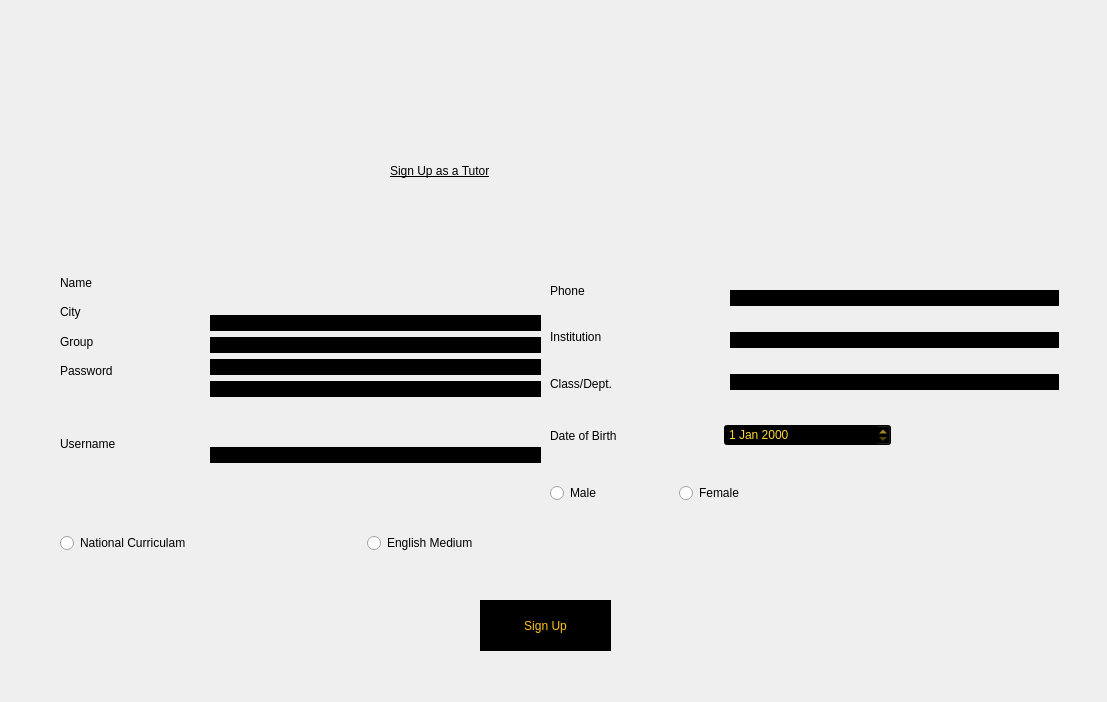
<?xml version="1.0" encoding="UTF-8"?>
<ui version="4.0">
 <class>tutorsignup</class>
 <widget class="QDialog" name="tutorsignup">
  <property name="geometry">
   <rect>
    <x>0</x>
    <y>0</y>
    <width>1107</width>
    <height>702</height>
   </rect>
  </property>
  <property name="windowTitle">
   <string>Signup</string>
  </property>
  <property name="styleSheet">
   <string notr="true">*{background-image: url(:/img/img/1772226 (1).jpg);}
QMessageBox{
    font: 87 10pt &quot;Segoe UI Black&quot;;
}
QPushButton:pressed{
	background-color: rgb(255, 212, 39);
   border-radius:6px;
}</string>
  </property>
  <widget class="QLabel" name="label">
   <property name="geometry">
    <rect>
     <x>390</x>
     <y>150</y>
     <width>281</width>
     <height>41</height>
    </rect>
   </property>
   <property name="styleSheet">
    <string notr="true">font: 87 10pt &quot;Segoe UI Black&quot;;
text-decoration: underline;
font:87 15pt &quot;Segoe UI Black&quot;;</string>
   </property>
   <property name="text">
    <string>Sign Up as a Tutor</string>
   </property>
  </widget>
  <widget class="QWidget" name="layoutWidget">
   <property name="geometry">
    <rect>
     <x>730</x>
     <y>270</y>
     <width>329</width>
     <height>140</height>
    </rect>
   </property>
   <layout class="QVBoxLayout" name="verticalLayout_2">
    <item>
     <widget class="QLineEdit" name="lineEdit_phone">
      <property name="styleSheet">
       <string notr="true">*{
background:black;
color:rgb(255, 197, 20);
font: 87 15pt &quot;Segoe UI Black&quot;;
border:black;
}</string>
      </property>
     </widget>
    </item>
    <item>
     <widget class="QLineEdit" name="lineEdit_inst">
      <property name="styleSheet">
       <string notr="true">*{
background:black;
color:rgb(255, 197, 20);
font: 87 15pt &quot;Segoe UI Black&quot;;
border:black;
}</string>
      </property>
     </widget>
    </item>
    <item>
     <widget class="QLineEdit" name="lineEdit_class">
      <property name="styleSheet">
       <string notr="true">*{
background:black;
color:rgb(255, 197, 20);
font: 87 15pt &quot;Segoe UI Black&quot;;
border:black;
}</string>
      </property>
     </widget>
    </item>
   </layout>
  </widget>
  <widget class="QPushButton" name="pushButton_signup">
   <property name="geometry">
    <rect>
     <x>480</x>
     <y>600</y>
     <width>131</width>
     <height>51</height>
    </rect>
   </property>
   <property name="styleSheet">
    <string notr="true">QPushButton
{
background:black;
color:rgb(255, 197, 20);
font: 87 13pt &quot;Segoe UI Black&quot;;
border:black;
}
QPushButton:pressed{
	
	background-color: rgb(255, 170, 0);
   border-radius:6px;
}
QPushButton:hover{
	
	background-color:rgb(170, 0, 0);
   border-radius:6px;
}
</string>
   </property>
   <property name="text">
    <string>Sign Up</string>
   </property>
  </widget>
  <widget class="QLabel" name="label_3">
   <property name="geometry">
    <rect>
     <x>420</x>
     <y>10</y>
     <width>201</width>
     <height>101</height>
    </rect>
   </property>
   <property name="text">
    <string/>
   </property>
   <property name="pixmap">
    <pixmap resource="resources.qrc">:/img/img/icon.png</pixmap>
   </property>
  </widget>
  <widget class="QWidget" name="layoutWidget">
   <property name="geometry">
    <rect>
     <x>550</x>
     <y>270</y>
     <width>172</width>
     <height>134</height>
    </rect>
   </property>
   <layout class="QVBoxLayout" name="verticalLayout_3">
    <item>
     <widget class="QLabel" name="label_phone">
      <property name="styleSheet">
       <string notr="true">font: 87 15pt &quot;Segoe UI Black&quot;;</string>
      </property>
      <property name="text">
       <string>Phone</string>
      </property>
     </widget>
    </item>
    <item>
     <widget class="QLabel" name="label_ins">
      <property name="styleSheet">
       <string notr="true">font: 87 15pt &quot;Segoe UI Black&quot;;</string>
      </property>
      <property name="text">
       <string>Institution</string>
      </property>
     </widget>
    </item>
    <item>
     <widget class="QLabel" name="label_class">
      <property name="styleSheet">
       <string notr="true">font: 87 15pt &quot;Segoe UI Black&quot;;</string>
      </property>
      <property name="text">
       <string>Class/Dept.</string>
      </property>
     </widget>
    </item>
   </layout>
  </widget>
  <widget class="QWidget" name="layoutWidget">
   <property name="geometry">
    <rect>
     <x>550</x>
     <y>470</y>
     <width>252</width>
     <height>46</height>
    </rect>
   </property>
   <layout class="QHBoxLayout" name="horizontalLayout">
    <item>
     <widget class="QRadioButton" name="radioButton">
      <property name="styleSheet">
       <string notr="true">font: 87 15pt &quot;Segoe UI Black&quot;;</string>
      </property>
      <property name="text">
       <string>Male</string>
      </property>
     </widget>
    </item>
    <item>
     <widget class="QRadioButton" name="radioButton_2">
      <property name="styleSheet">
       <string notr="true">font: 87 15pt &quot;Segoe UI Black&quot;;</string>
      </property>
      <property name="text">
       <string>Female</string>
      </property>
     </widget>
    </item>
   </layout>
  </widget>
  <widget class="QWidget" name="layoutWidget">
   <property name="geometry">
    <rect>
     <x>550</x>
     <y>410</y>
     <width>341</width>
     <height>51</height>
    </rect>
   </property>
   <layout class="QHBoxLayout" name="horizontalLayout_2">
    <item>
     <widget class="QLabel" name="label_2">
      <property name="styleSheet">
       <string notr="true">font: 87 15pt &quot;Segoe UI Black&quot;;</string>
      </property>
      <property name="text">
       <string>Date of Birth</string>
      </property>
     </widget>
    </item>
    <item>
     <widget class="QDateEdit" name="dateEdit">
      <property name="styleSheet">
       <string notr="true">background:black;
color:rgb(255, 215, 52);
font: 87 10pt &quot;Segoe UI Black&quot;;</string>
      </property>
     </widget>
    </item>
   </layout>
  </widget>
  <widget class="QWidget" name="layoutWidget">
   <property name="geometry">
    <rect>
     <x>60</x>
     <y>520</y>
     <width>608</width>
     <height>46</height>
    </rect>
   </property>
   <layout class="QHBoxLayout" name="horizontalLayout_3">
    <item>
     <widget class="QRadioButton" name="radioButton_4">
      <property name="styleSheet">
       <string notr="true">font: 87 15pt &quot;Segoe UI Black&quot;;</string>
      </property>
      <property name="text">
       <string>National Curriculam</string>
      </property>
     </widget>
    </item>
    <item>
     <widget class="QRadioButton" name="radioButton_3">
      <property name="styleSheet">
       <string notr="true">font: 87 15pt &quot;Segoe UI Black&quot;;</string>
      </property>
      <property name="text">
       <string>English Medium</string>
      </property>
     </widget>
    </item>
   </layout>
  </widget>
  <widget class="QWidget" name="layoutWidget">
   <property name="geometry">
    <rect>
     <x>210</x>
     <y>271</y>
     <width>331</width>
     <height>238</height>
    </rect>
   </property>
   <layout class="QVBoxLayout" name="verticalLayout_5">
    <item>
     <layout class="QVBoxLayout" name="verticalLayout">
      <item>
       <widget class="QLineEdit" name="lineEdit_name">
        <property name="styleSheet">
         <string notr="true">*{
background:black;
color:rgb(255, 197, 20);
font: 87 15pt &quot;Segoe UI Black&quot;;
border:black;
}</string>
        </property>
       </widget>
      </item>
      <item>
       <widget class="QLineEdit" name="lineEdit_city">
        <property name="styleSheet">
         <string notr="true">*{
background:black;
color:rgb(255, 197, 20);
font: 87 15pt &quot;Segoe UI Black&quot;;
border:black;
}</string>
        </property>
       </widget>
      </item>
      <item>
       <widget class="QLineEdit" name="lineEdit_group">
        <property name="styleSheet">
         <string notr="true">*{
background:black;
color:rgb(255, 197, 20);
font: 87 15pt &quot;Segoe UI Black&quot;;
border:black;
}</string>
        </property>
       </widget>
      </item>
      <item>
       <widget class="QLineEdit" name="lineEdit_pass">
        <property name="styleSheet">
         <string notr="true">*{
background:black;
color:rgb(255, 197, 20);
font: 87 15pt &quot;Segoe UI Black&quot;;
border:black;
}</string>
        </property>
       </widget>
      </item>
     </layout>
    </item>
    <item>
     <widget class="QLineEdit" name="lineEdit_un2">
      <property name="styleSheet">
       <string notr="true">*{
background:black;
color:rgb(255, 197, 20);
font: 87 15pt &quot;Segoe UI Black&quot;;
border:black;
}</string>
      </property>
     </widget>
    </item>
   </layout>
  </widget>
  <widget class="QWidget" name="layoutWidget">
   <property name="geometry">
    <rect>
     <x>60</x>
     <y>271</y>
     <width>150</width>
     <height>228</height>
    </rect>
   </property>
   <layout class="QVBoxLayout" name="verticalLayout_6">
    <item>
     <layout class="QVBoxLayout" name="verticalLayout_4">
      <item>
       <widget class="QLabel" name="label_name">
        <property name="styleSheet">
         <string notr="true">font: 87 15pt &quot;Segoe UI Black&quot;;</string>
        </property>
        <property name="text">
         <string>Name</string>
        </property>
       </widget>
      </item>
      <item>
       <widget class="QLabel" name="label_city">
        <property name="styleSheet">
         <string notr="true">font: 87 15pt &quot;Segoe UI Black&quot;;</string>
        </property>
        <property name="text">
         <string>City</string>
        </property>
       </widget>
      </item>
      <item>
       <widget class="QLabel" name="label_group">
        <property name="styleSheet">
         <string notr="true">font: 87 15pt &quot;Segoe UI Black&quot;;</string>
        </property>
        <property name="text">
         <string>Group</string>
        </property>
       </widget>
      </item>
      <item>
       <widget class="QLabel" name="label_pass">
        <property name="styleSheet">
         <string notr="true">font: 87 15pt &quot;Segoe UI Black&quot;;</string>
        </property>
        <property name="text">
         <string>Password</string>
        </property>
       </widget>
      </item>
     </layout>
    </item>
    <item>
     <widget class="QLabel" name="label_un2">
      <property name="styleSheet">
       <string notr="true">font: 87 15pt &quot;Segoe UI Black&quot;;</string>
      </property>
      <property name="text">
       <string>Username</string>
      </property>
     </widget>
    </item>
   </layout>
  </widget>
  <widget class="QPushButton" name="pushButton">
   <property name="geometry">
    <rect>
     <x>960</x>
     <y>10</y>
     <width>131</width>
     <height>81</height>
    </rect>
   </property>
   <property name="styleSheet">
    <string notr="true">*{image: url(:/img/img/backbutoonyblack.jpg);
border:yellow}
QPushButton:pressed{
	
	background-color: rgb(255, 170, 0);
   border-radius:6px;
}</string>
   </property>
   <property name="text">
    <string/>
   </property>
  </widget>
 </widget>
 <resources>
  <include location="resources.qrc"/>
 </resources>
 <connections/>
</ui>
